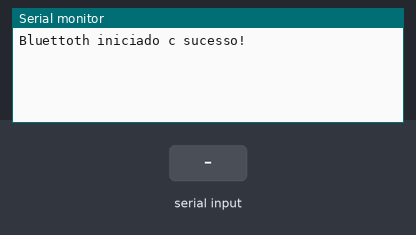
This program was run on a simulated ESP32. Shown: the last lines printed to the serial monitor. Inputs (shaded band) come from the test bench. Nothing arrives over Bluetooth unless stated.

Above: at 1.2 s.
1.3 s: "liga\n" received over the second serial link
At 1.8 s:
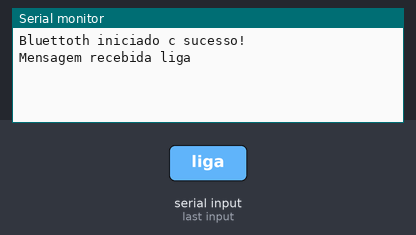
2.8 s: "desliga\n" received over the second serial link
At 4.0 s:
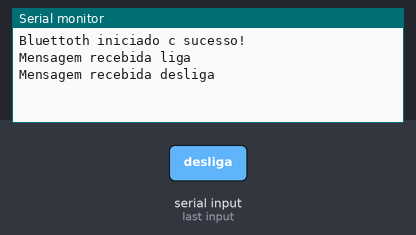
4.3 s: "1\n" received over the second serial link
At 5.2 s:
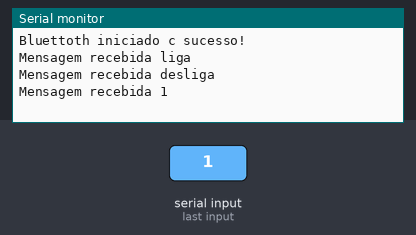

Measured:
- after the input at 1.3 s, the serial monitor: prints a new line at once (image 1)
- after the input at 2.8 s, the serial monitor: prints a new line at once (image 2)
- after the input at 4.3 s, the serial monitor: prints a new line at once (image 3)

The program:

main.cpp
```cpp
#include <Arduino.h>
#include <BluetoothSerial.h>

BluetoothSerial BT;

void setup()
{
  Serial.begin(9600); // inicia a Serial.

  if (BT.begin("ESPslavePietra"))
  {
    Serial.println("Bluettoth iniciado c sucesso!");
  }
  else
  {
    Serial.println("Erro na inicializacao");
  }
}

void loop()
{
  if (Serial.available())
  {
    String mensagemEnviar = Serial.readStringUntil('\n'); // ler a Serial ate encontrar um enter
    mensagemEnviar.trim();                                // tratamento da msm
    BT.println(mensagemEnviar);                           // enviar a msm ao bluetooth
  }

  if (BT.available())
  {
    String mensagemRecebida = BT.readStringUntil('\n');      // ler os caracteres recebidos no bluettoth ate encontrar um enter
    mensagemRecebida.trim();                                 // tratar a mensagem
    Serial.println("Mensagem recebida " + mensagemRecebida); // enviar ao serial que recebeu a msm

    if (mensagemRecebida.equals("liga"))
    {
    }
    else if (mensagemRecebida.equals("desliga"))
    {
    }
  }
}
```
